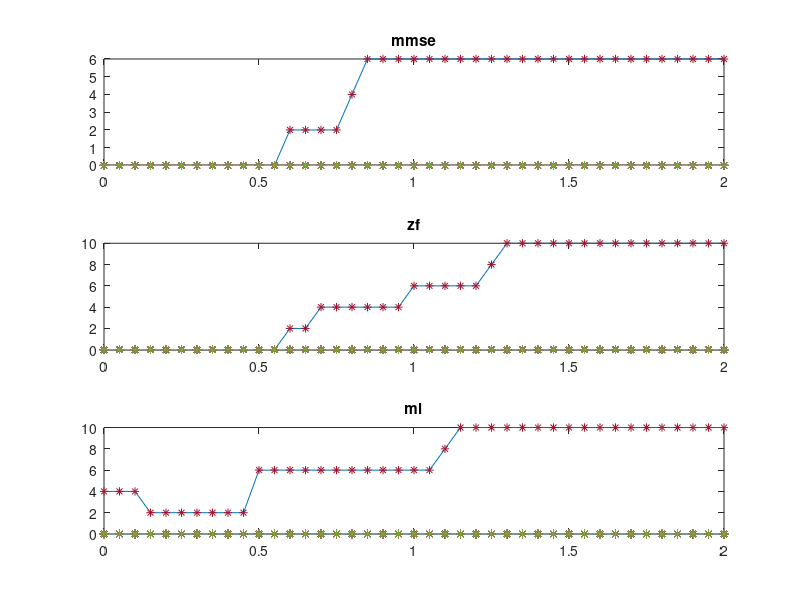

MATLAB code to generate this figure:
clc
clear all
close all


N=8;
d=(2*floor(2*rand(1,N))-1)+1i*(2*floor(2*rand(1,N))-1);
w=(wgn(1,N,1)+1i*wgn(1,N,1))';
d=d';


h=[1,0.2,0.2,0.2,0.1,0,0,0];
H=toeplitz(h);


noise_mul=0:0.05:2;
mmse_err=zeros(length(noise_mul));
zf_err=zeros(length(noise_mul));
ml_err=zeros(length(noise_mul));

for k=1:length(noise_mul)

%w=(rand(1,N)+1i*rand(1,N))';


y=H*d+w*noise_mul(k);

%%%%%%%%%%%%%%%%%%%%%%%%%%%%%%%%%%%%%%%%%%%%%%%%%%%%%%%%%%%%%%%%%%%%%%%%%%%

Gml=H';
x_ml=Gml*y;


tmp=x_ml;
tmp(real(tmp)<0 & imag(tmp)<0)=-1-1i;
tmp(real(tmp)<0 & imag(tmp)>=0)=-1+1i;
tmp(real(tmp)>=0 & imag(tmp)<0)=1-1i;
tmp(real(tmp)>=0 & imag(tmp)>=0)=1+1i;
d_ml=tmp;

Gzf=inv((H')*H)*(H');
x_zf=Gzf*y;



tmp=x_zf;
tmp(real(tmp)<0 & imag(tmp)<0)=-1-1i;
tmp(real(tmp)<0 & imag(tmp)>=0)=-1+1i;
tmp(real(tmp)>=0 & imag(tmp)<0)=1-1i;
tmp(real(tmp)>=0 & imag(tmp)>=0)=1+1i;
d_zf=tmp;


Kx=cov(d)*eye(N);
Kw=cov(w)*eye(N);

Gmmse=Kx*(H')*inv((H')*Kx*H+Kw);
x_mmse=Gmmse*y;

tmp=x_mmse;
tmp(real(tmp)<0 & imag(tmp)<0)=-1-1i;
tmp(real(tmp)<0 & imag(tmp)>=0)=-1+1i;
tmp(real(tmp)>=0 & imag(tmp)<0)=1-1i;
tmp(real(tmp)>=0 & imag(tmp)>=0)=1+1i;
d_mmse=tmp;

ml_err(k)=sum(abs(real(d-d_ml))+abs(imag(d-d_ml)));
zf_err(k)=sum(abs(real(d-d_zf))+abs(imag(d-d_zf)));
mmse_err(k)=sum(abs(real(d-d_mmse))+abs(imag(d-d_mmse)));

end

figure()
subplot(3,1,1)
plot(noise_mul,mmse_err)
hold
plot(noise_mul,mmse_err,'*')
title('mmse')

subplot(3,1,2)
plot(noise_mul,zf_err)
hold
plot(noise_mul,zf_err,'*')
title('zf')

subplot(3,1,3)
plot(noise_mul,ml_err)
hold
plot(noise_mul,ml_err,'*')
title('ml')
